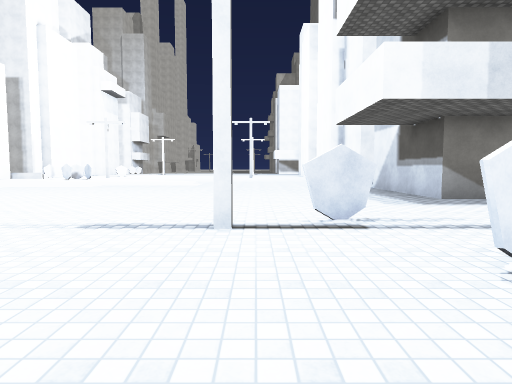
View 1 (above)

20 first-person views from a walk through a scene from a Unity 3-D project. The camera is 1.3 m above the floor, tilts 4° down and sees 75° across. The floor is counted in squares, 2 m on a side. Each view is taken from the middle of a square. On the plan, view 1 faces up. The plan holds only what a view shows up to about 10 squares ahead; the rest is blank. The place goes on beyond the plan. The player is left out. Surface patterns are stand-ins for the level's own textures.

View 2
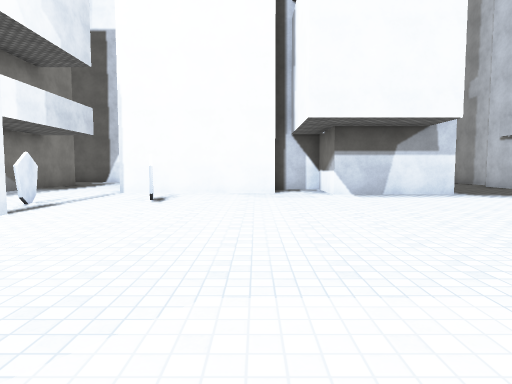

View 3
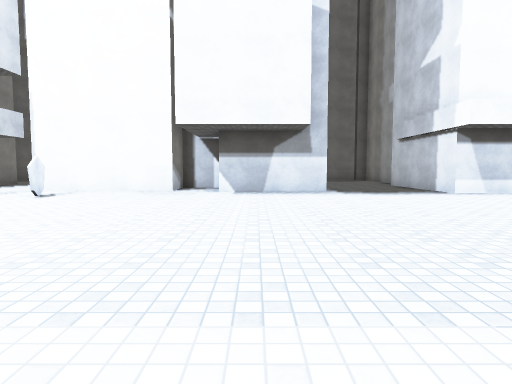

View 4
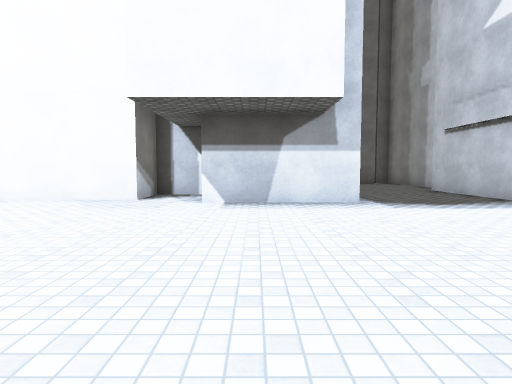

View 5
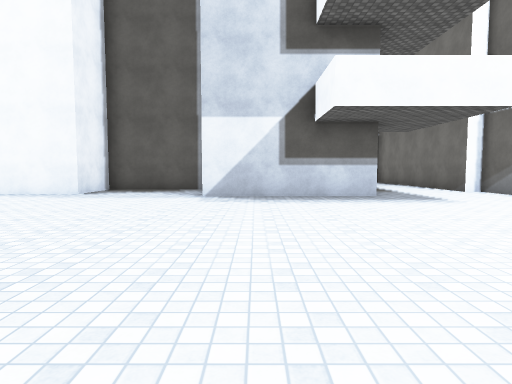

View 6
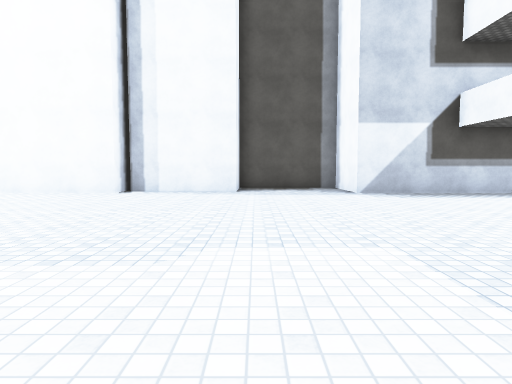

View 7
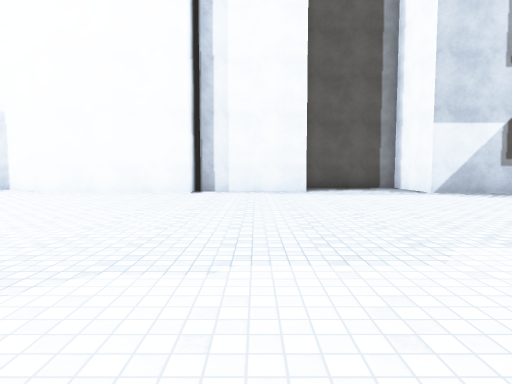

View 8
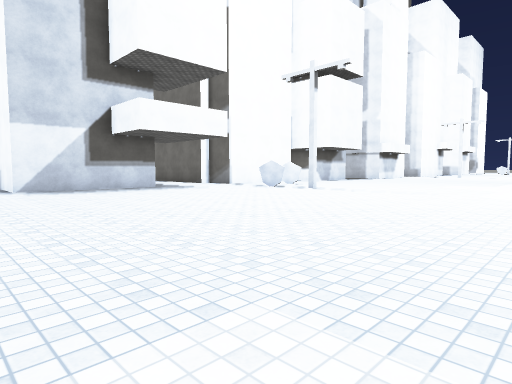

View 9
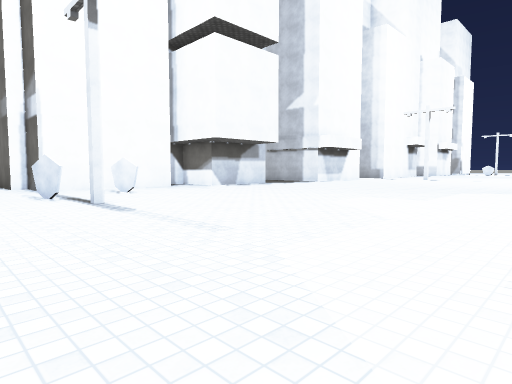

View 10
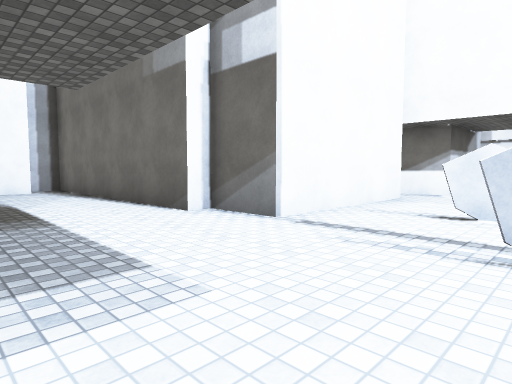

View 11
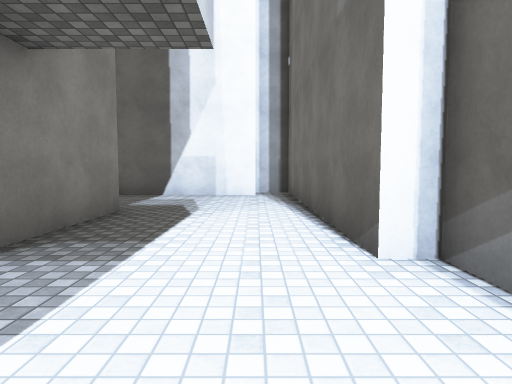

View 12
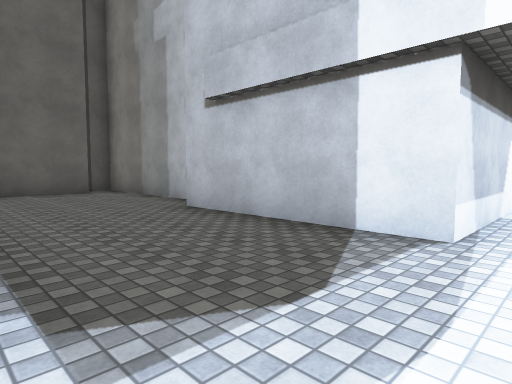

View 13
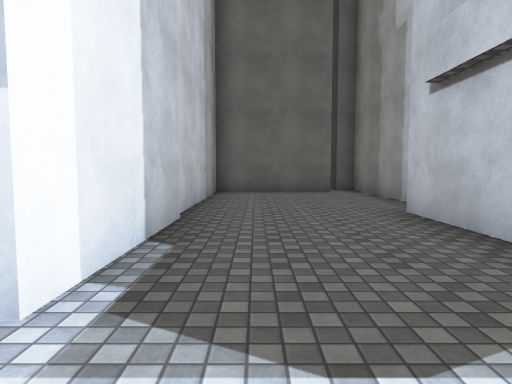

View 14
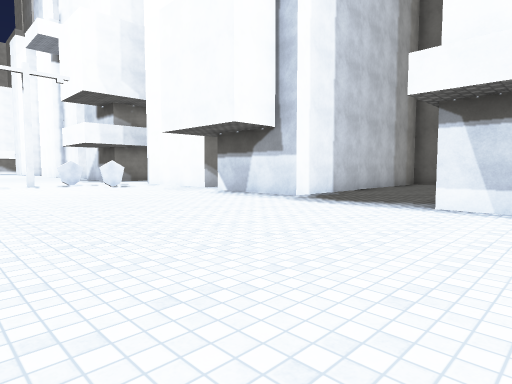

View 15
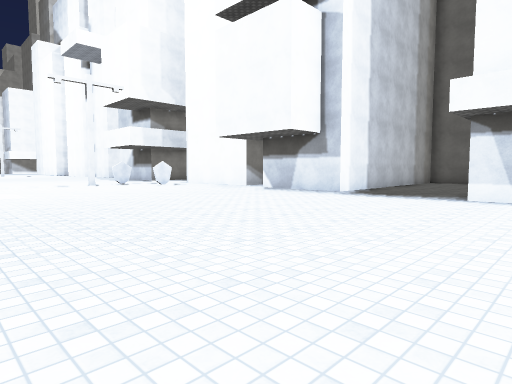

View 16
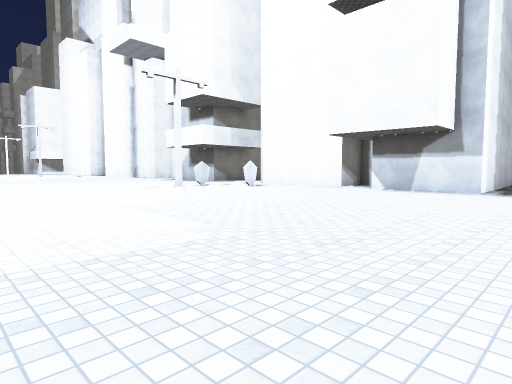

View 17
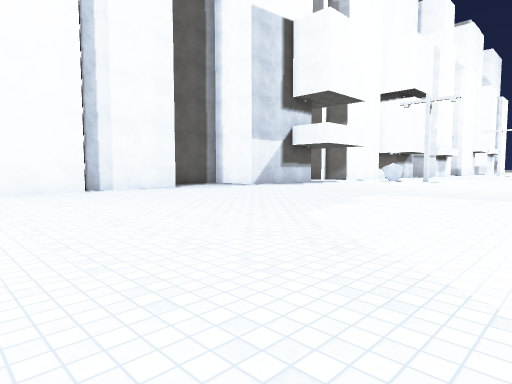

View 18
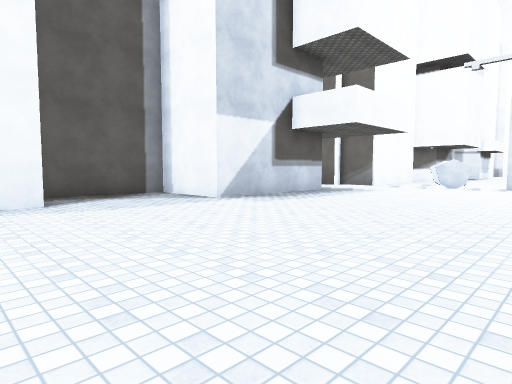

View 19
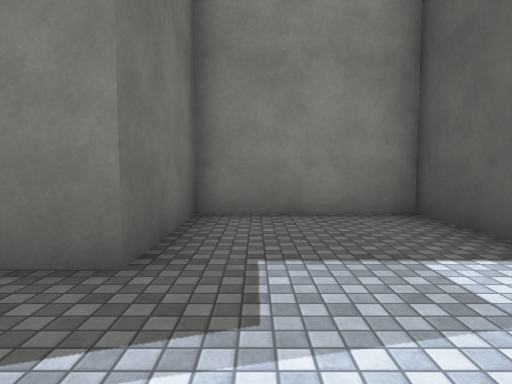

View 20
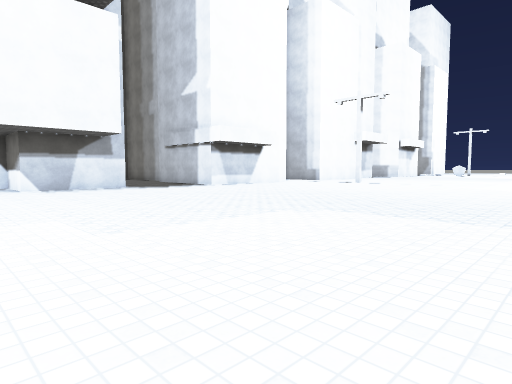

### Floor plan
Points are (right, up) in squares from view 1. A wall is a line through its corners. A room is listed if a view was taken in it or the views show most of it. See-through windows are left out.
Room 1 (views 1, 2, 3, 4, 5, 6, 7, 8, 9, 10, 11, 12, 13, 14, 15, 16, 17, 18, 19, 20)
walls: (5.4, -1.8) (5.4, -0.5) (4, -0.5) (4, 3.7) (5.4, 3.7) (5.4, 4.1) (12.1, 4.1) (12.1, 5); (6, 14.6) (4.5, 14.6) (4.5, 17.6); (11.3, 5) (11.3, 9.7) (8.1, 9.7) (8.1, 7.1) (4, 7.1) (4, 11.3) (6.3, 11.3) (6.3, 14.2); (5.1, 17.8) (4, 17.8) (4, 21.5); (2.8, -10.5) (2.8, -8.3) (7, -8.3); (8, -9) (12.1, -9); (11.3, -8.1) (11.3, -5) (3.4, -5) (3.4, -2) (5, -2)
objects: other object (1, 4); other object (2, 2)

Positions as (right, up) in squares from view 1, and headings:
1: (0, 0), facing up
2: (-5, 0), facing right
3: (-6, -3), facing right
4: (-3, -3), facing right
5: (-4, 10), facing right
6: (-5, 14), facing right
7: (-5, 16), facing right
8: (-7, 13), facing down-right
9: (-7, 6), facing down-right
10: (1, 7), facing down-right
11: (3, 5), facing right
12: (2, -5), facing down-right
13: (2, -6), facing right
14: (-3, -10), facing up-right
15: (-5, -10), facing up-right
16: (-7, -7), facing up-right
17: (-6, 21), facing down-right
18: (-2, 16), facing down-right
19: (9, 5), facing up
20: (-8, 0), facing down-right
